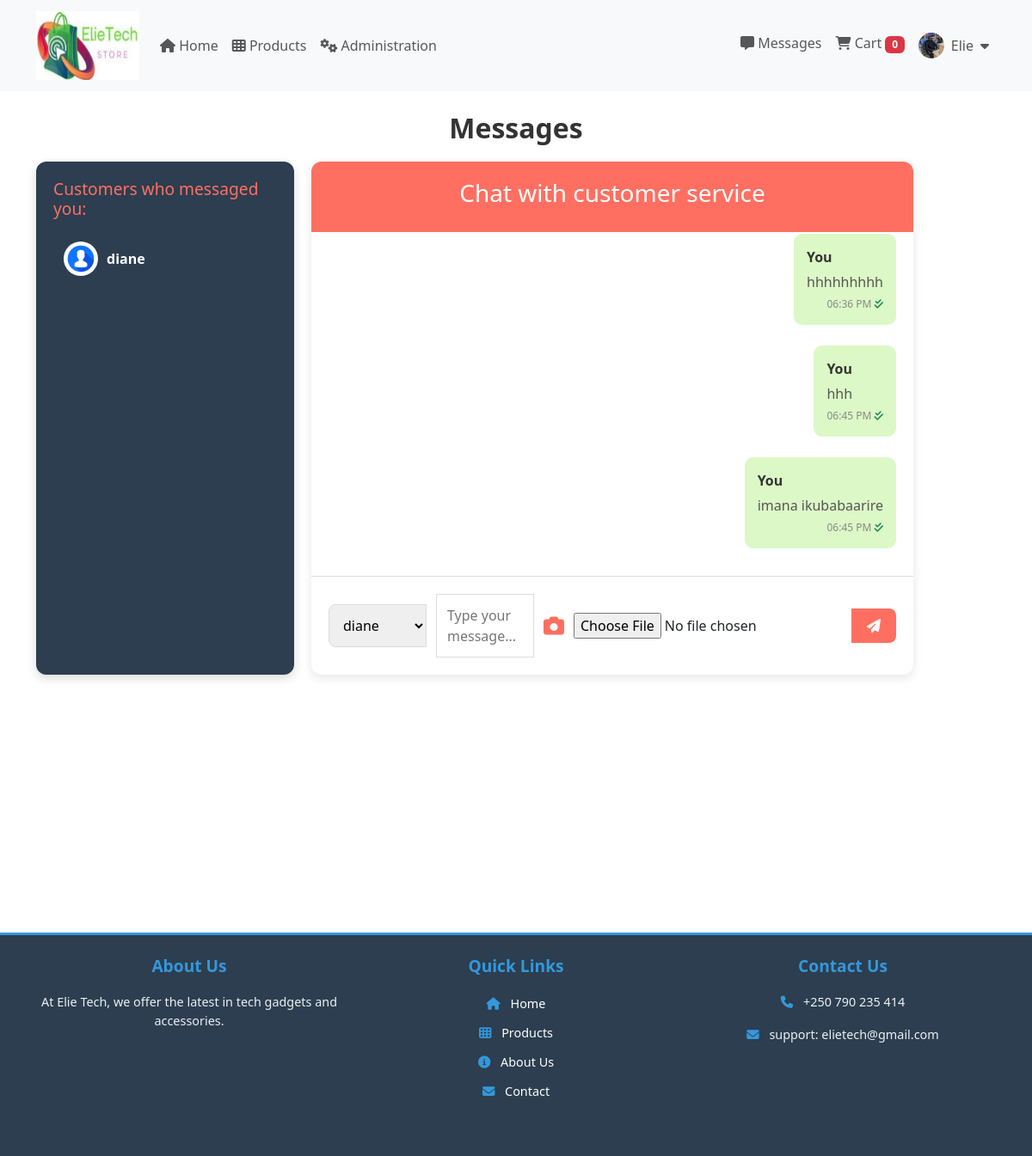
Page /messages/ (signed in) on the committed database.
### store/models.py (models this page shows, shortened)
class Customer(models.Model):
    user = models.OneToOneField(User, on_delete=models.CASCADE)
    phone_number = models.CharField(max_length=15)
    address = models.TextField()
    profile_picture = models.ImageField(upload_to='profile_pictures/', default='profile_pictures/profile.png', blank=True)

class Message(models.Model):
    sender = models.ForeignKey(User, related_name='sent_messages', on_delete=models.CASCADE)
    recipient = models.ForeignKey(User, related_name="received_messages", on_delete=models.CASCADE)
    content = models.TextField()
    image = models.ImageField(upload_to='message_images/', null=True, blank=True)
    is_read = models.BooleanField(default=False)
    timestamp = models.DateTimeField(auto_now_add=True)

### store/views.py (the view)
# urls.py: path('messages/', views.message_page, name='messages'),
@csrf_exempt
def message_page(request):
    if not request.user.is_authenticated:
        return redirect('login')
    customers_who_messaged = None
    if request.user.is_staff:
        customers_who_messaged = User.objects.filter(
            Q(sent_messages__recipient=request.user) | Q(received_messages__sender=request.user)
        ).distinct()
    all_messages = Message.objects.filter(
        Q(recipient=request.user) | Q(sender=request.user)
    ).order_by('timestamp')
    return render(request, 'message.html', {
        'all_messages': all_messages,
        'admins': User.objects.filter(is_staff=True),
        'customers_who_messaged': customers_who_messaged,
        'selected_customer': None,
    })

### store/context_processors.py (called while the page is built)
def unread_message_count(request):
    unread_count = 0
    if request.user.is_authenticated:
        unread_count = Message.objects.filter(
            recipient=request.user,  # <-- Fix here
            is_read=False
        ).count()
    return {'unread_message_count': unread_count}

### templates/message.html (shortened to what this page needs)
{% extends 'base.html' %}
{% load static %}
{% block content %}
<h2 class="page-title">Messages</h2>
<div class="message-layout">
    {% if request.user.is_staff %}
    <div class="customer-list">
        <h4>Customers who messaged you:</h4>
        <div class="customer-scroll">
            <ul>
                {% for customer in customers_who_messaged %}
                <li>
                    <a href="{% url 'chat_with_customer' customer.id %}" class="{% if selected_customer and selected_customer.id == customer.id %}active{% endif %}">
                        {% if customer.customer and customer.customer.profile_picture %}
                            <img src="{{ customer.customer.profile_picture.url }}" alt="{{ customer.username }}'s Profile" class="customer-img">
                        {% else %}
                            <i class="fa fa-user-circle"></i>
                        {% endif %}
                        <span class="customer-name">{{ customer.username }}</span>
                    </a>
                </li>
                {% endfor %}
            </ul>
        </div>
    </div>
    {% endif %}
    <div class="chat-container">
        <div class="chat-header">
            <h3>
                {% if selected_customer %}
                    Chat with {{ selected_customer.username }}
                {% else %}
                    Chat with customer service
                {% endif %}
            </h3>
        </div>
        <div class="chat-messages" id="chatBox">
            {% for message in all_messages %}
                <div class="message {% if message.sender == request.user %}sent{% else %}received{% endif %}">
                    <strong>
                        {% if message.sender == request.user %}
                            You
                        {% else %}
                            {{ message.sender.username }}
                        {% endif %}
                    </strong>
                    <p>{{ message.content }}</p>
                    <span class="timestamp">
                        {{ message.timestamp|date:"h:i A" }}
                        {% if message.sender == request.user %}
                            {% if message.is_read %}
                                <i class="fas fa-check-double text-success"></i>
                            {% else %}
                                <i class="fas fa-check text-muted"></i>
                            {% endif %}
                        {% endif %}
                    </span>
                </div>
            {% endfor %}
        </div>
        <div class="chat-input">
            <form method="post" action="{% url 'send_message' %}" enctype="multipart/form-data">
                <div class="input-group">
                    {% if request.user.is_staff and selected_customer %}
                        <input type="hidden" name="recipient" value="{{ selected_customer.id }}">
                    {% else %}
                        <select name="recipient" id="recipient" required>
                            {% for admin in admins %}
                                <option value="{{ admin.id }}">{{ admin.username }}</option>
                            {% endfor %}
                        </select>
                    {% endif %}
                    <textarea name="content" id="content" placeholder="Type your message..." rows="2"></textarea>
                    <label for="image" class="attach-icon">
                        <i class="fa fa-camera"></i>
                    </label>
                    <input type="file" name="image" id="image" accept="image/*">
                    <button type="submit" class="send-button">
                        <i class="fa fa-paper-plane"></i>
                    </button>
                </div>
            </form>
        </div>
    </div>
</div>
{% endblock %}

### templates/base.html (shortened to what this page needs)
{% load static %}
<!DOCTYPE html>
<html lang="en" dir="ltr">
<head>
    <link href="https://cdn.jsdelivr.net/npm/bootstrap@5.3.0-alpha1/dist/css/bootstrap.min.css" rel="stylesheet">
    <link rel="stylesheet" href="https://cdnjs.cloudflare.com/ajax/libs/font-awesome/6.5.1/css/all.min.css">
</head>
<body>
    <nav class="navbar navbar-expand-lg navbar-light bg-light">
        <div class="container">
            <a class="navbar-brand" href="{% url 'about' %}">
                <img src="{% static 'icons/logo3.jpg' %}" alt="Elie Tech Logo" width="120" height="80">
            </a>
            <div class="collapse navbar-collapse" id="navbarNav">
                <ul class="navbar-nav me-auto">
                    <li class="nav-item">
                        <a class="nav-link" href="{% url 'home' %}"><i class="fa fa-home"></i> Home</a>
                    </li>
                    <li class="nav-item">
                        <a class="nav-link" href="{% url 'product_list' %}"><i class="fa fa-th"></i> Products</a>
                    </li>
                    {% if user.is_staff %}
                        <li class="nav-item">
                            <a class="nav-link" href="#" data-bs-toggle="modal" data-bs-target="#adminPassModal">
                                <i class="fa fa-cogs"></i> Administration
                            </a>
                        </li>
                    {% endif %}
                </ul>
                <ul class="navbar-nav">
                    {% if user.is_authenticated %}
                        <li class="nav-item">
                            <a class="nav-link" href="{% url 'messages' %}">
                                <i class="fa fa-message"></i> Messages
                            </a>
                        </li>
                        <li class="nav-item">
                            <a class="nav-link" href="{% url 'cart_view' %}">
                                <i class="fa fa-shopping-cart"></i> Cart
                                <span id="cartCount" class="badge bg-danger">{{ request.session.cart|length }}</span>
                            </a>
                        </li>
                        <li class="nav-item dropdown">
                            <a class="nav-link d-flex align-items-center" href="#" id="userDropdown" role="button" data-bs-toggle="dropdown" aria-expanded="false">
                                {% if user.customer and user.customer.profile_picture %}
                                    <img src="{{ user.customer.profile_picture.url }}" alt="Profile" class="rounded-circle" width="30" height="30">
                                {% else %}
                                    <img src="/media/profile_pictures/profile.png" alt="Default Profile" class="rounded-circle" width="30" height="30">
                                {% endif %}
                                <span class="ms-2">{{ user.username }}</span>
                                <i class="fas fa-caret-down ms-2"></i>
                            </a>
                        </li>
                    {% endif %}
                </ul>
            </div>
        </div>
    </nav>
    <main class="container mt-4">
        {% block content %}
        {% endblock %}
    </main>
    <footer class="footer-custom text-white text-center py-4">
        <div class="container">
            <div class="row mb-4">
                <div class="col-md-4">
                    <h5 class="footer-heading">About Us</h5>
                    <p>At Elie Tech, we offer the latest in tech gadgets and accessories.</p>
                </div>
                <div class="col-md-4">
                    <h5 class="footer-heading">Quick Links</h5>
                    <ul class="list-unstyled">
                        <li><a href="{% url 'home' %}" class="text-white text-decoration-none"><i class="fa fa-home me-2"></i> Home</a></li>
                        <li><a href="{% url 'product_list' %}" class="text-white text-decoration-none"><i class="fa fa-th me-2"></i> Products</a></li>
                        <li><a href="{% url 'about' %}" class="text-white text-decoration-none"><i class="fa fa-info-circle me-2"></i> About Us</a></li>
                        <li><a href="{% url 'messages' %}" class="text-white text-decoration-none"><i class="fa fa-envelope me-2"></i> Contact</a></li>
                    </ul>
                </div>
                <div class="col-md-4">
                    <h5 class="footer-heading">Contact Us</h5>
                    <p><i class="fa fa-phone"></i> +250 790 235 414</p>
                    <p><i class="fa fa-envelope"></i> support: elietech@gmail.com</p>
                </div>
            </div>
        </div>
    </footer>
</body>
</html>

### templates/base.html (style rules this page uses)
html, body { height: 100%; margin: 0; display: flex; flex-direction: column; }
main { flex: 1; }
footer { flex-shrink: 0; }
.navbar-collapse { z-index: 1040; }
.footer-custom { background-color: #2c3e50; color: #ecf0f1; border-top: 3px solid #3498db; padding: 30px 0; margin-top: 300px; }
.footer-heading { font-size: 1.2rem; font-weight: bold; color: #3498db; margin-bottom: 20px; }
.footer-custom p, .footer-custom a { font-size: 0.9rem; color: #ecf0f1; }
.footer-custom ul { padding-left: 0; list-style: none; }
.footer-custom ul li { margin-bottom: 10px; }
.footer-custom i { color: #3498db; margin-right: 8px; }

### templates/message.html (style rules this page uses)
.page-title { font-size: 2rem; font-weight: bold; color: #333; margin-bottom: 20px; text-align: center; }
.message-layout { display: flex; flex-wrap: wrap; gap: 20px; max-width: 1200px; margin: 0 auto; }
.customer-list { width: 100%; max-width: 300px; background: #2C3E50; color: #fff; border-radius: 12px; padding: 20px; box-shadow: 0 4px 12px rgba(0, 0, 0, 0.15); }
.customer-scroll { max-height: 400px; overflow-y: auto; }
.customer-list h4 { font-size: 1.2rem; margin-bottom: 15px; color: #FF6F61; }
.customer-list ul { list-style-type: none; padding-left: 0; }
.customer-list a { text-decoration: none; color: inherit; display: flex; align-items: center; padding: 12px; border-radius: 8px; transition: background-color 0.3s; }
.customer-name { font-weight: bold; color: #FFF; margin-left: 10px; }
.chat-container { flex: 1; min-width: 320px; max-width: 700px; border-radius: 12px; overflow: hidden; background-color: #ECF0F1; display: flex; flex-direction: column; box-shadow: 0 4px 12px rgba(0, 0, 0, 0.1); }
.chat-header { background-color: #FF6F61; color: white; padding: 20px; text-align: center; }
.chat-messages { padding: 20px; height: 400px; overflow-y: auto; background-color: #FFF; display: flex; flex-direction: column; gap: 12px; }
.message { margin-bottom: 12px; padding: 15px; border-radius: 10px; max-width: 70%; display: flex; flex-direction: column; }
.message.sent { background-color: #DCF8C6; margin-left: auto; align-self: flex-end; }
.message strong { font-size: 1rem; color: #333; }
.message p { margin: 5px 0; color: #555; }
.message .timestamp { font-size: 0.75em; color: #888; text-align: right; }
.chat-input { padding: 20px; background-color: #FFF; border-top: 1px solid #ddd; }
.input-group { display: flex; gap: 12px; align-items: center; }
.chat-input select, .chat-input textarea { flex: 1; padding: 12px; border: 1px solid #ddd; border-radius: 8px; resize: none; min-width: 100px; }
.send-button, .attach-icon { display: flex; align-items: center; justify-content: center; background-color: transparent; border: none; cursor: pointer; }
.send-button { background-color: #FF6F61; color: white; padding: 12px 18px; border-radius: 8px; transition: background-color 0.3s; }
.attach-icon i { font-size: 24px; color: #FF6F61; }
.customer-img { width: 40px; height: 40px; border-radius: 50%; object-fit: cover; }

### rows in the picture
Message: shows "You", content "hhhhhhhhh", timestamp "06:36 PM", is_read True (drawn)
Message: shows "You", content "hhh", timestamp "06:45 PM", is_read True (drawn)
Message: shows "You", content "imana ikubabaarire", timestamp "06:45 PM", is_read True (drawn)

### other values in the picture
{{ request.session.cart|length }} "0"
{{ user.username }} "Elie"
{{ customer.username }} "diane"
form field recipient "diane"
